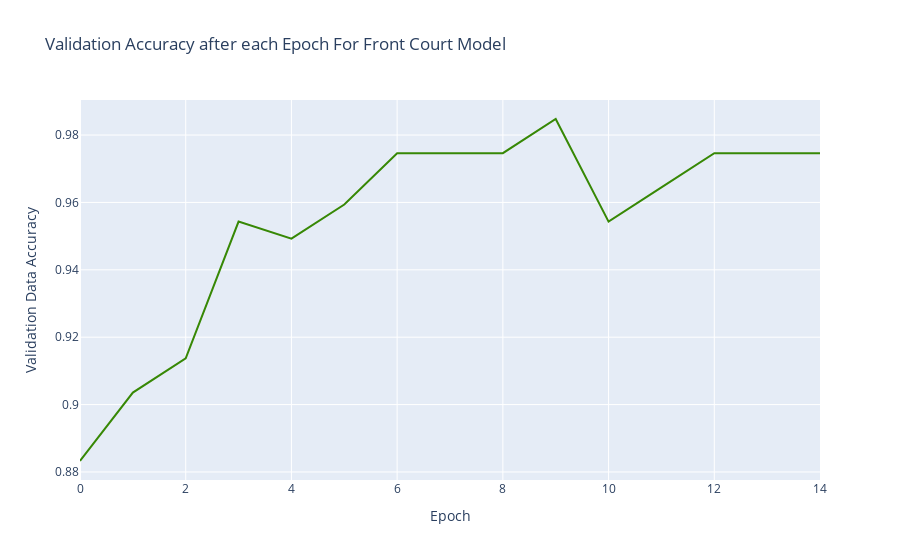

The notebook cell this image was saved under:
### Code cell
fig = px.line(Fval_df,x="Epoch", y="Validation Data Accuracy", title='Validation Accuracy after each Epoch For Front Court Model')
fig.update_traces(line_color='#378805')
fig.show()

### Figure 1 — Plotly figure (JSON) as saved in the notebook; plotly's stock layout.template omitted (floating-point values rounded to 4 significant figures)
{"data": [{"hovertemplate": "Epoch=%{x}<br>Validation Data Accuracy=%{y}<extra></extra>", "legendgroup": "", "line": {"color": "#378805", "dash": "solid"}, "marker": {"symbol": "circle"}, "mode": "lines", "name": "", "orientation": "v", "showlegend": false, "type": "scatter", "x": [0, 1, 2, 3, 4, 5, 6, 7, 8, 9, 10, 11, 12, 13, 14], "xaxis": "x", "y": [0.8832, 0.9036, 0.9137, 0.9543, 0.9492, 0.9594, 0.9746, 0.9746, 0.9746, 0.9848, 0.9543, 0.9645, 0.9746, 0.9746, 0.9746], "yaxis": "y"}], "layout": {"legend": {"tracegroupgap": 0}, "title": {"text": "Validation Accuracy after each Epoch For Front Court Model"}, "xaxis": {"anchor": "y", "domain": [0, 1], "title": {"text": "Epoch"}}, "yaxis": {"anchor": "x", "domain": [0, 1], "title": {"text": "Validation Data Accuracy"}}}}
